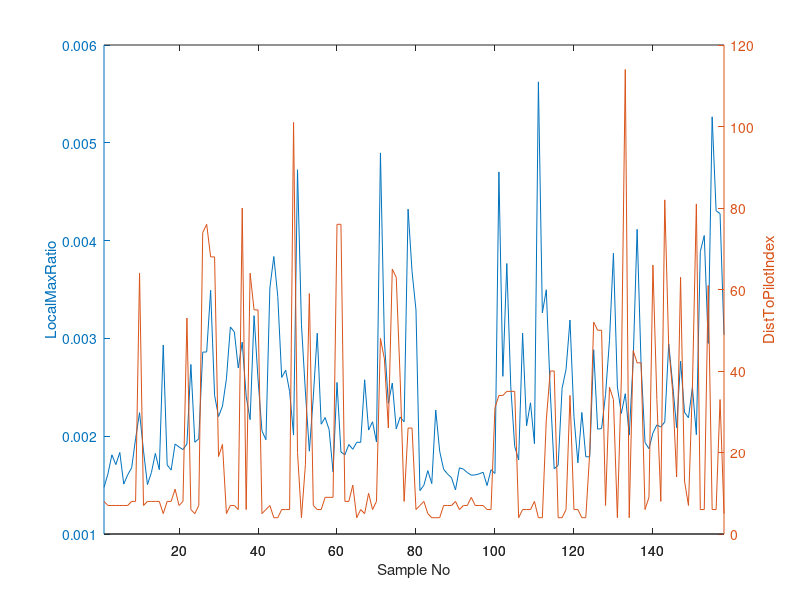

Write MATLAB code to recreate this figure.
x = linspace(1,158,158);
y1 = load ("LocalMaxRatio.txt"); ;
y2 = load ("DistToPilotIndex.txt"); 
%ax = plotyy (x, y1, x , y2, @plot, @semilogy);
ax = plotyy (x, y1(:,1), x , y2(:,1) );
xlabel ("Sample No");
ylabel (ax(1), "LocalMaxRatio");
ylabel (ax(2), "DistToPilotIndex");
%plot (x, y1, '-r');